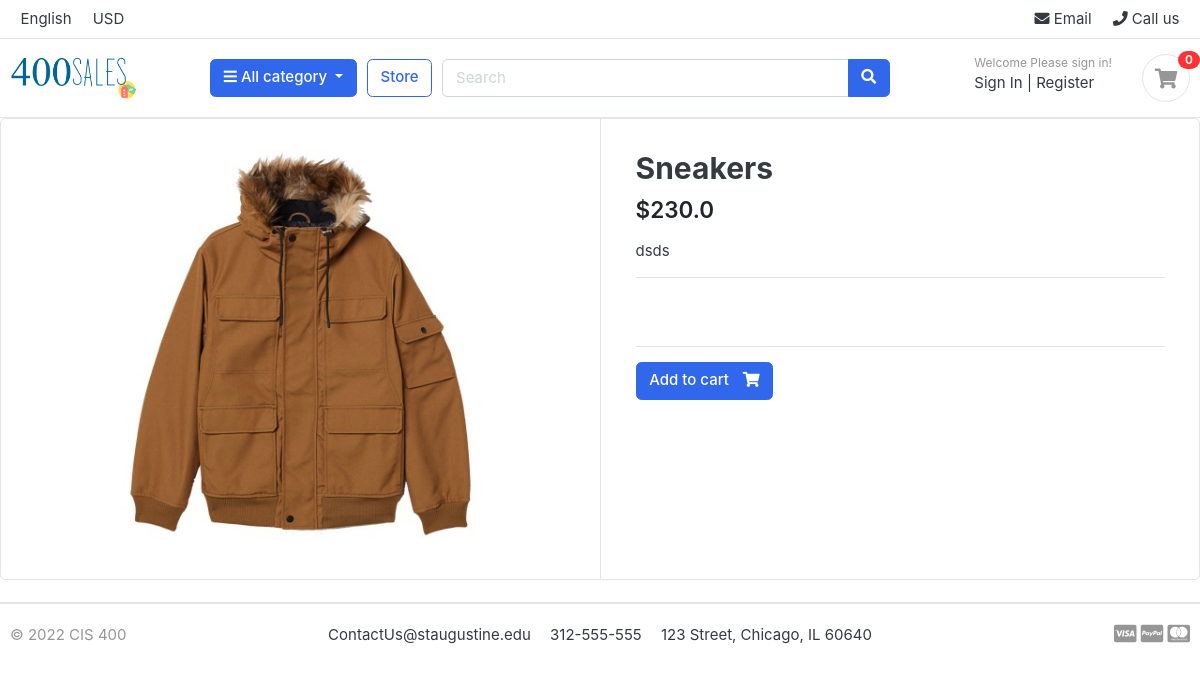
The page /store/product_detail/5001 on the database its author committed.
### store/models.py (models this page shows)
class Store(models.Model):
    id = models.IntegerField(unique = True, primary_key= True, blank=False)
    category_id = models.IntegerField(blank=False)
    product_name = models.CharField(max_length=200)
    slug = models.CharField(max_length=200)
    description = models.TextField()
    price = models.FloatField()
    images = models.CharField(max_length=100)
    stock = models.IntegerField()
    is_available = models.BooleanField()
    created_date = models.DateTimeField()
    modified_date = models.DateTimeField()

### store/views.py (the view)
# urls.py: path('store/product_detail/<int:pk>', views.productDApp, name='product-detail'),
def productDApp (request, pk):
    list = models.Store.objects.get(id=pk)
    if models.variations.objects.filter(product=pk).exists():
        sizes = models.variations.objects.get(product=pk)
    else:
        sizes = None
    context = {'list':list,
                'size':sizes}
    return render (request, 'store/product-detail.html/', context)

### categories/context_processors.py (called while the page is built)
def context (request):
    categories = models.Category.objects.all()
    NoI=0
    if request.user != None:
        myUser = request.user.username
    else:
        myUser = request.session._get_or_create_session_key()
    carts = list(Cart.objects.filter(user_id=myUser, active = True))
    if len(carts) != 0:
        myCart = carts[-1]
        cartItems = list(CartItem.objects.filter(cart=myCart.cart_id))
        if len(cartItems)==0:
            NoI = 0
        else:
            for i in cartItems:
                NoI +=1
    else:
        NoI=0
    cart_dir={
        'username': myUser,
        'NoI':NoI,
        'categories':categories,
        }
    return (cart_dir)

### templates/store/product-detail.html (shortened to what this page needs)
{% extends 'base.html' %}
{% load static %}
{% block content %}
<div class="card">
	<div class="row no-gutters">
		<aside class="col-md-6">
<article class="gallery-wrap">
	<div class="img-big-wrap">
	   <a href="#"><img src={{list.images}}></a>
	</div>
</article>
		</aside>
		<main class="col-md-6 border-left">
<article class="content-body">
<h2 class="title">{{list.product_name}}</h2>
<div class="mb-3">
	<var class="price h4">${{list.price}}</var>
</div>
<p>{{list.description}}</p>
<hr>
	<div class="row">
	</div>
	<hr>
	<a href="{% url 'add' pk=list.id %}"  class="btn  btn-primary"> <span class="text">Add to cart</span> <i class="fas fa-shopping-cart"></i>  </a>
</article>
		</main>
	</div>
</div>
<br>
{% endblock %}

### store/static/css/ui.css (style rules this page uses)
html { font-family: "Inter", sans-serif; font-size: 15px; }
.content-body { flex: 1 1 auto; padding: 2rem 2.3rem; }
var { font-style: normal; }
article:after, .form-group:after { display: block; clear: both; content: ""; }
.btn .text + i { margin-left: 10px; }
.price { font-weight: 600; color: #212529; }
.gallery-wrap .img-big-wrap { margin-bottom: 10px; border-radius: 0.37rem; overflow: hidden; background-color: #fff; }
.gallery-wrap .img-big-wrap a { text-align: center; display: block; }
.gallery-wrap .img-big-wrap img { height: 450px; width: auto; display: inline-block; }

### rows shown on the page
Store: images (picture), product_name "Sneakers", price "230.0", description "dsds"

### other values the page prints
{{ NoI }} "0"
